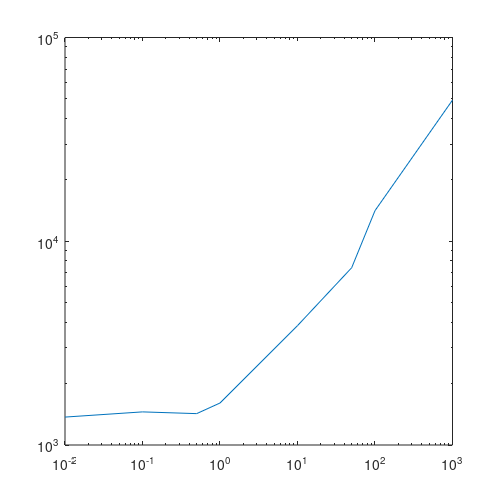

Here is the MATLAB script that generated this plot: (Note: this script raises an error after producing the figure.)
load('analysis/TetR-batch.mat');

Ara_uM = [1000 100 50 10 1 0.5 0.1 0];
ZeroOnLog_Ara_uM = [1000 100 50 10 1 0.5 0.1 0.01];
n_conditions = numel(Ara_uM);

% GFP input, RFP output
GFP_means = nan(n_conditions,1);
GFP_stds = GFP_means; RFP_means = GFP_means; RFP_stds = GFP_means; 
for i=1:n_conditions
    GFP_means(i) = results{i}.means(1);
    GFP_stds(i) = results{i}.stds(1);
    RFP_means(i) = results{i}.means(2);
    RFP_stds(i) = results{i}.stds(2);
end


% Plot induction curve
h = figure('PaperPosition',[1 1 5 5]);
loglog(ZeroOnLog_Ara_uM, GFP_means,'-'); hold on;
LU = geo_error_bars(GFP_means',GFP_stds');
errorbar(ZeroOnLog_Ara_uM, GFP_means, LU(1,:), LU(2,:));
ZeroOnLog(ZeroOnLog_Ara_uM(end),0.03);
xlim([0.007, 2e3]); ylim([3e2 2e5]);
xlabel('L-arabinose (uM)');
ylabel('GFP (MEFL)');
title('pBAD induction');
outputfig(h,'pBAD_induction','plots');

% Plot inverter curve
h = figure('PaperPosition',[1 1 5 5]);
loglog(GFP_means, RFP_means,'-'); hold on;
LU = geo_error_bars(RFP_means',RFP_stds');
errorbar(GFP_means, RFP_means, LU(1,:), LU(2,:));
xlabel('Input (MEFL)');
xlim([1e3 1e5]); ylim([2e1 3e3]);
ylabel('Output (MEFL)');
title('TetR inverter');
outputfig(h,'TetR_inverter','plots');
